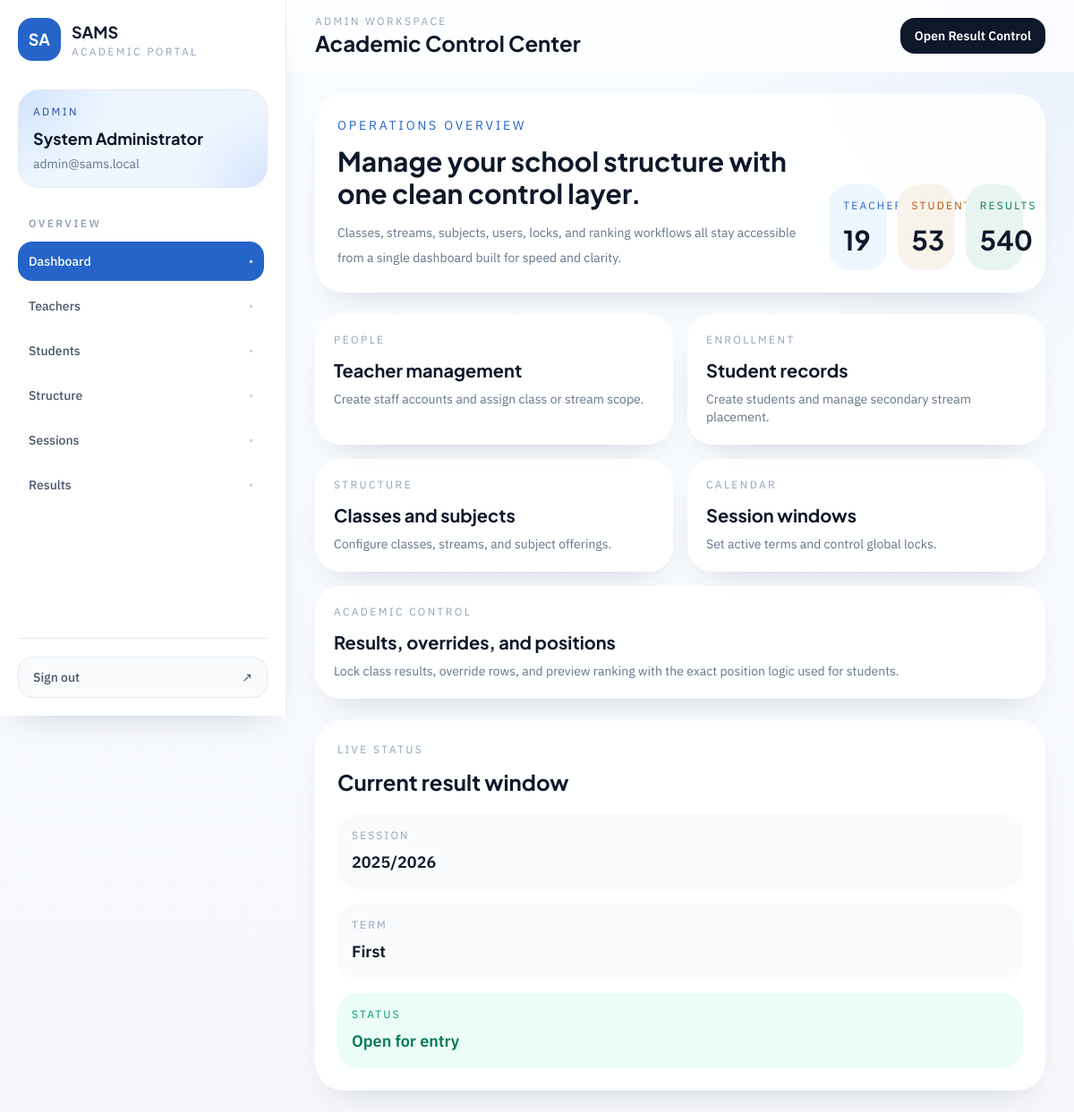
The page /admin/dashboard (signed in) on the database its author committed.
### app/models/user.py (models this page shows, shortened)
class User(UserMixin, db.Model):
    __tablename__ = "users"
    id = db.Column(db.Integer, primary_key=True)
    username = db.Column(db.String(80), unique=True, nullable=False, index=True)
    full_name = db.Column(db.String(150), nullable=False)
    email = db.Column(db.String(255), unique=True, nullable=False, index=True)
    password_hash = db.Column(db.String(255), nullable=False)
    role = db.Column(db.String(20), nullable=False, index=True)
    is_active = db.Column(db.Boolean, nullable=False, default=True)
    created_at = db.Column(
        db.DateTime, nullable=False, default=lambda: datetime.now(timezone.utc)
    )
    student_profile = db.relationship(
        "Student", back_populates="user", uselist=False, lazy="select"
    )
    teacher_profile = db.relationship(
        "Teacher", back_populates="user", uselist=False, lazy="select"
    )
    uploaded_results = db.relationship(
        "Result",
        back_populates="uploaded_by_user",
        foreign_keys="Result.uploaded_by_user_id",
        lazy="dynamic",
    )
    overridden_results = db.relationship(
        "Result",
        back_populates="overridden_by_user",
        foreign_keys="Result.overridden_by_user_id",
        lazy="dynamic",
    )
    __table_args__ = (
        db.CheckConstraint(
            "role IN ('admin', 'teacher', 'student')", name="ck_users_role"
        ),
    )

### app/models/session_.py (models this page shows, shortened)
class Session(db.Model):
    __tablename__ = "sessions"
    id = db.Column(db.Integer, primary_key=True)
    name = db.Column(db.String(20), unique=True, nullable=False, index=True)
    is_active = db.Column(db.Boolean, nullable=False, default=False)
    classes = db.relationship("Class", back_populates="session", lazy="dynamic")
    session_terms = db.relationship(
        "SessionTerm",
        back_populates="session",
        cascade="all, delete-orphan",
        lazy="dynamic",
    )
    results = db.relationship("Result", back_populates="session", lazy="dynamic")

### app/models/session_term.py (models this page shows, shortened)
class SessionTerm(db.Model):
    __tablename__ = "session_terms"
    id = db.Column(db.Integer, primary_key=True)
    session_id = db.Column(db.Integer, db.ForeignKey("sessions.id"), nullable=False)
    term = db.Column(db.String(10), nullable=False)
    is_result_entry_active = db.Column(db.Boolean, nullable=False, default=False)
    is_locked = db.Column(db.Boolean, nullable=False, default=False)
    session = db.relationship("Session", back_populates="session_terms")
    __table_args__ = (
        db.UniqueConstraint("session_id", "term", name="uq_session_terms_session_term"),
        db.CheckConstraint(
            "term IN ('first', 'second', 'third')",
            name="ck_session_terms_term",
        ),
    )

### app/routes/admin.py (the view)
@admin_bp.route("/dashboard")
@login_required
@role_required("admin")
def dashboard():
    summary = {
        "teachers": Teacher.query.count(),
        "students": Student.query.count(),
        "classes": Class.query.count(),
        "streams": Stream.query.count(),
        "subjects": Subject.query.count(),
        "results": Result.query.count(),
    }
    return render_template(
        "admin/dashboard.html",
        summary=summary,
        active_session_term=_active_session_term(),
    )

### app/routes/admin.py (called while the page is built)
def _active_session_term() -> SessionTerm | None:
    return (
        SessionTerm.query.join(Session)
        .filter(Session.is_active.is_(True), SessionTerm.is_result_entry_active.is_(True))
        .first()
    )

### app/templates/admin/dashboard.html (shortened to what this page needs)
{% extends "layouts/app_shell.html" %}
{% block page_eyebrow %}Admin Workspace{% endblock %}
{% block page_title %}Academic Control Center{% endblock %}
{% block page_actions %}
  <a href="{{ url_for('admin.results') }}" class="inline-flex items-center rounded-2xl bg-slateink px-4 py-2.5 text-sm font-semibold text-white transition hover:bg-brand-700">Open Result Control</a>
{% endblock %}
{% block shell_content %}
<section class="grid gap-6 xl:grid-cols-[1.6fr_0.9fr]">
  <div class="space-y-6">
    <div class="rounded-[2rem] border border-white/80 bg-white/90 p-6 shadow-soft">
      <div class="flex flex-col gap-6 lg:flex-row lg:items-end lg:justify-between">
        <div class="max-w-2xl">
          <p class="text-sm uppercase tracking-[0.2em] text-brand-600">Operations overview</p>
          <h2 class="mt-3 font-display text-3xl font-bold text-slateink">Manage your school structure with one clean control layer.</h2>
          <p class="mt-3 text-sm leading-7 text-slate-500">Classes, streams, subjects, users, locks, and ranking workflows all stay accessible from a single dashboard built for speed and clarity.</p>
        </div>
        <div class="grid grid-cols-2 gap-3 sm:grid-cols-3">
          <div class="rounded-3xl bg-brand-50 px-4 py-4">
            <p class="text-xs uppercase tracking-[0.18em] text-brand-600">Teachers</p>
            <p class="mt-3 font-display text-3xl font-bold text-slateink">{{ summary.teachers }}</p>
          </div>
          <div class="rounded-3xl bg-sand px-4 py-4">
            <p class="text-xs uppercase tracking-[0.18em] text-amber-700">Students</p>
            <p class="mt-3 font-display text-3xl font-bold text-slateink">{{ summary.students }}</p>
          </div>
          <div class="rounded-3xl bg-sage px-4 py-4">
            <p class="text-xs uppercase tracking-[0.18em] text-emerald-700">Results</p>
            <p class="mt-3 font-display text-3xl font-bold text-slateink">{{ summary.results }}</p>
          </div>
        </div>
      </div>
    </div>
    <div class="grid gap-4 md:grid-cols-2 xl:grid-cols-3">
      <a href="{{ url_for('admin.teachers') }}" class="group rounded-[1.75rem] border border-white/70 bg-white/90 p-5 shadow-soft transition hover:-translate-y-0.5 hover:border-brand-200">
        <p class="text-xs uppercase tracking-[0.2em] text-slate-400">People</p>
        <h3 class="mt-3 font-display text-xl font-bold text-slateink">Teacher management</h3>
        <p class="mt-2 text-sm text-slate-500">Create staff accounts and assign class or stream scope.</p>
      </a>
      <a href="{{ url_for('admin.students') }}" class="group rounded-[1.75rem] border border-white/70 bg-white/90 p-5 shadow-soft transition hover:-translate-y-0.5 hover:border-brand-200">
        <p class="text-xs uppercase tracking-[0.2em] text-slate-400">Enrollment</p>
        <h3 class="mt-3 font-display text-xl font-bold text-slateink">Student records</h3>
        <p class="mt-2 text-sm text-slate-500">Create students and manage secondary stream placement.</p>
      </a>
      <a href="{{ url_for('admin.classes') }}" class="group rounded-[1.75rem] border border-white/70 bg-white/90 p-5 shadow-soft transition hover:-translate-y-0.5 hover:border-brand-200">
        <p class="text-xs uppercase tracking-[0.2em] text-slate-400">Structure</p>
        <h3 class="mt-3 font-display text-xl font-bold text-slateink">Classes and subjects</h3>
        <p class="mt-2 text-sm text-slate-500">Configure classes, streams, and subject offerings.</p>
      </a>
      <a href="{{ url_for('admin.sessions') }}" class="group rounded-[1.75rem] border border-white/70 bg-white/90 p-5 shadow-soft transition hover:-translate-y-0.5 hover:border-brand-200">
        <p class="text-xs uppercase tracking-[0.2em] text-slate-400">Calendar</p>
        <h3 class="mt-3 font-display text-xl font-bold text-slateink">Session windows</h3>
        <p class="mt-2 text-sm text-slate-500">Set active terms and control global locks.</p>
      </a>
      <a href="{{ url_for('admin.results') }}" class="group rounded-[1.75rem] border border-white/70 bg-white/90 p-5 shadow-soft transition hover:-translate-y-0.5 hover:border-brand-200 md:col-span-2 xl:col-span-2">
        <p class="text-xs uppercase tracking-[0.2em] text-slate-400">Academic control</p>
        <h3 class="mt-3 font-display text-xl font-bold text-slateink">Results, overrides, and positions</h3>
        <p class="mt-2 text-sm text-slate-500">Lock class results, override rows, and preview ranking with the exact position logic used for students.</p>
      </a>
    </div>
  </div>
  <aside class="space-y-6">
    <div class="rounded-[2rem] border border-white/80 bg-white/90 p-6 shadow-soft">
      <p class="text-xs uppercase tracking-[0.2em] text-slate-400">Live status</p>
      <h3 class="mt-3 font-display text-2xl font-bold text-slateink">Current result window</h3>
      {% if active_session_term %}
        <div class="mt-5 space-y-4">
          <div class="rounded-3xl bg-slate-50 p-4">
            <p class="text-xs uppercase tracking-[0.18em] text-slate-400">Session</p>
            <p class="mt-2 text-lg font-semibold text-slateink">{{ active_session_term.session.name }}</p>
          </div>
          <div class="rounded-3xl bg-slate-50 p-4">
            <p class="text-xs uppercase tracking-[0.18em] text-slate-400">Term</p>
            <p class="mt-2 text-lg font-semibold text-slateink">{{ active_session_term.term|title }}</p>
          </div>
          <div class="rounded-3xl {% if active_session_term.is_locked %}bg-rose-50{% else %}bg-emerald-50{% endif %} p-4">
            <p class="text-xs uppercase tracking-[0.18em] {% if active_session_term.is_locked %}text-rose-600{% else %}text-emerald-600{% endif %}">Status</p>
            <p class="mt-2 text-lg font-semibold {% if active_session_term.is_locked %}text-rose-700{% else %}text-emerald-700{% endif %}">
              {{ "Locked" if active_session_term.is_locked else "Open for entry" }}
            </p>
          </div>
        </div>
      {% else %}
        <p class="mt-4 text-sm leading-7 text-slate-500">No session-term is active yet. Open the session management screen to set one.</p>
      {% endif %}
    </div>
  </aside>
</section>
{% endblock %}

### app/templates/layouts/app_shell.html (shortened to what this page needs)
{% extends "base.html" %}
{% set endpoint = request.endpoint or "" %}
{% set nav_groups = [] %}
{% if current_user.is_authenticated and current_user.role == 'admin' %}
  {% set nav_groups = [
    {'label': 'Overview', 'items': [
      {'title': 'Dashboard', 'endpoint': 'admin.dashboard', 'href': url_for('admin.dashboard')},
      {'title': 'Teachers', 'endpoint': 'admin.teachers', 'href': url_for('admin.teachers')},
      {'title': 'Students', 'endpoint': 'admin.students', 'href': url_for('admin.students')},
      {'title': 'Structure', 'endpoint': 'admin.classes', 'href': url_for('admin.classes')},
      {'title': 'Sessions', 'endpoint': 'admin.sessions', 'href': url_for('admin.sessions')},
      {'title': 'Results', 'endpoint': 'admin.results', 'href': url_for('admin.results')},
    ]}
  ] %}
{% elif current_user.is_authenticated and current_user.role == 'teacher' %}
  {% set nav_groups = [
    {'label': 'Workspace', 'items': [
      {'title': 'Dashboard', 'endpoint': 'teacher.dashboard', 'href': url_for('teacher.dashboard')},
      {'title': 'Assigned Classes', 'endpoint': 'teacher.classes', 'href': url_for('teacher.classes')},
      {'title': 'Students', 'endpoint': 'teacher.students', 'href': url_for('teacher.students')},
      {'title': 'Result Entry', 'endpoint': 'teacher.upload_results', 'href': url_for('teacher.upload_results')},
    ]}
  ] %}
{% elif current_user.is_authenticated and current_user.role == 'student' %}
  {% set nav_groups = [
    {'label': 'Student', 'items': [
      {'title': 'Dashboard', 'endpoint': 'student.dashboard', 'href': url_for('student.dashboard')},
      {'title': 'My Results', 'endpoint': 'student.results', 'href': url_for('student.results')},
      {'title': 'Report Card', 'endpoint': 'student.report_card', 'href': url_for('student.report_card')},
    ]}
  ] %}
{% endif %}
{% block body %}
<div class="min-h-screen lg:flex">
  <aside class="fixed inset-y-0 left-0 z-50 flex w-80 -translate-x-full flex-col border-r border-slate-200/70 bg-white/90 px-5 py-5 shadow-soft backdrop-blur transition duration-300 lg:sticky lg:top-0 lg:h-screen lg:translate-x-0" data-sidebar>
    <div class="flex items-center justify-between">
      <a href="{{ url_for(endpoint.split('.')[0] ~ '.dashboard') if endpoint else url_for('auth.login') }}" class="flex items-center gap-3">
        <div class="flex h-12 w-12 items-center justify-center rounded-2xl bg-brand-600 text-lg font-display font-bold text-white shadow-soft">SA</div>
        <div>
          <p class="font-display text-lg font-bold text-slateink">SAMS</p>
          <p class="text-xs uppercase tracking-[0.2em] text-slate-400">Academic Portal</p>
        </div>
      </a>
    </div>
    <div class="mt-8 rounded-3xl border border-slate-200/80 bg-mesh-glow bg-brand-50 px-4 py-4">
      <p class="text-xs uppercase tracking-[0.2em] text-brand-700">{{ current_user.role|title }}</p>
      <h2 class="mt-2 font-display text-lg font-bold text-slateink">{{ current_user.full_name }}</h2>
      <p class="mt-1 text-sm text-slate-500">{{ current_user.email }}</p>
    </div>
    <nav class="mt-8 flex-1 space-y-7 overflow-y-auto pr-1">
      {% for group in nav_groups %}
        <div>
          <p class="mb-3 px-3 text-xs font-semibold uppercase tracking-[0.2em] text-slate-400">{{ group["label"] }}</p>
          <div class="space-y-1.5">
            {% for item in group["items"] %}
              {% set active = endpoint == item.endpoint %}
              <a href="{{ item.href }}" class="group flex items-center justify-between rounded-2xl px-3 py-3 text-sm font-medium transition
                {% if active %}
                  bg-brand-600 text-white shadow-soft
                {% else %}
                  text-slate-600 hover:bg-slate-100 hover:text-slateink
                {% endif %}
              ">
                <span>{{ item.title }}</span>
                <span class="text-xs {% if active %}text-white/80{% else %}text-slate-300 group-hover:text-slate-500{% endif %}">•</span>
              </a>
            {% endfor %}
          </div>
        </div>
      {% endfor %}
    </nav>
    <div class="border-t border-slate-200 pt-5">
      <a href="{{ url_for('auth.logout') }}" class="flex items-center justify-between rounded-2xl border border-slate-200 bg-slate-50 px-4 py-3 text-sm font-medium text-slate-600 transition hover:border-brand-200 hover:bg-brand-50 hover:text-brand-700">
        <span>Sign out</span>
        <span>↗</span>
      </a>
    </div>
  </aside>
  <div class="min-w-0 flex-1">
    <header class="sticky top-0 z-30 border-b border-white/60 bg-white/75 backdrop-blur">
      <div class="mx-auto flex max-w-7xl items-center justify-between gap-4 px-4 py-4 sm:px-6 lg:px-8">
        <div class="flex items-center gap-3">
          <div>
            <p class="text-xs uppercase tracking-[0.2em] text-slate-400">{% block page_eyebrow %}Workspace{% endblock %}</p>
            <h1 class="font-display text-2xl font-bold text-slateink">{% block page_title %}Dashboard{% endblock %}</h1>
          </div>
        </div>
        <div class="hidden items-center gap-3 md:flex">
          {% block page_actions %}{% endblock %}
        </div>
      </div>
    </header>
    <main class="mx-auto max-w-7xl px-4 py-6 sm:px-6 lg:px-8">
      {% block shell_content %}{% endblock %}
    </main>
  </div>
</div>
{% endblock %}

### rows shown on the page
User: role "ADMIN", full_name "System Administrator", email "admin@sams.local"
SessionTerm: term "First", is_locked "Open for entry"

### other values the page prints
{{ group["label"] }} "OVERVIEW"
{{ item.title }} "Dashboard" "Teachers" "Students" "Structure" "Sessions" "Results"
{{ summary.teachers }} "19"
{{ summary.students }} "53"
{{ summary.results }} "540"
{{ active_session_term.session.name }} "2025/2026"
